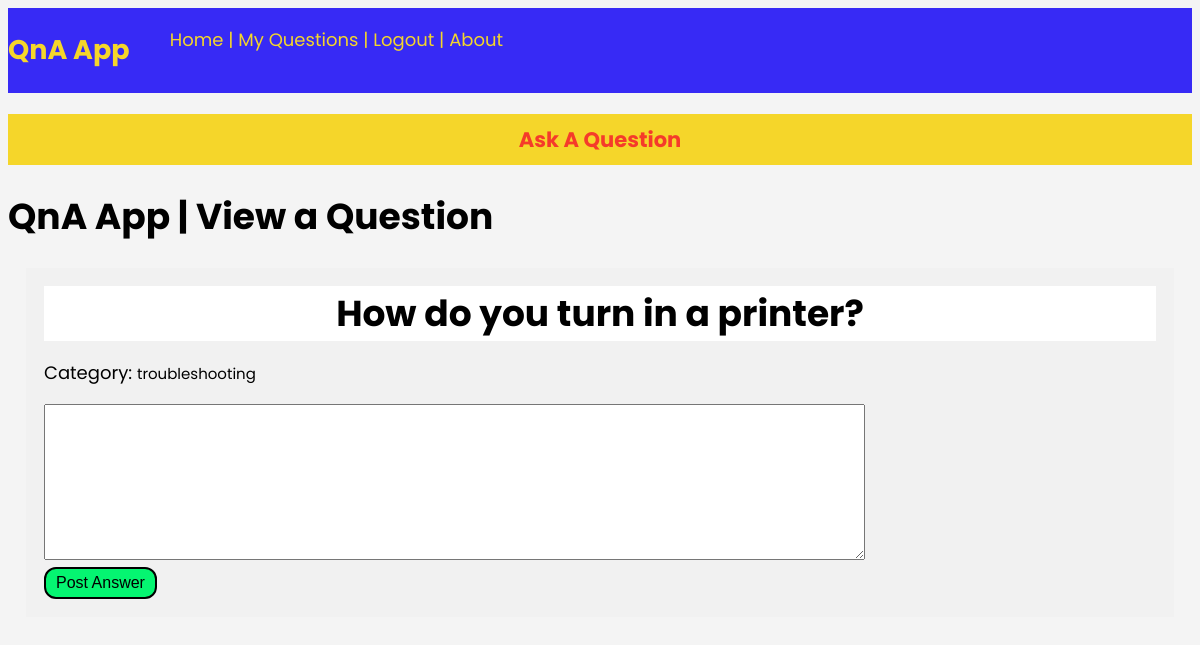
/viewaquestion/2/ (signed in), run on the app's committed database.
### models.py (models this page shows)
class Question(db.Model):
    id = db.Column(db.Integer, primary_key = True)
    question_text = db.Column(db.Text, nullable = False)
    category = db.Column(db.String(20), nullable = False)
    asked_by_id = db.Column(db.Integer, db.ForeignKey('user.id'))
    answers_to_question = db.relationship(
        'Answer',
        foreign_keys = 'Answer.for_question_id',
        backref='the_question',
        lazy=True
    )

### app.py (the view, shortened to what this page needs)
@app.route('/viewaquestion/<int:question_id>/', methods=['GET' , 'POST'])
@login_required
def view(question_id):
    question = Question.query.filter_by(id=question_id).first()
    return render_template('view.html', question=question)

### app.py (called while the page is built)
@login_manager.user_loader
def load_user(user_id):
    return User.query.get(user_id)

### templates/view.html (shortened to what this page needs)
{% extends "base.html" %}
{% block content %}
<h1>QnA App | View a Question</h1>
<div class="container-question">
  <h1><center>{{ question.question_text }}</center></h1>
  <p>Category: <small>{{ question.category }}</small></p>
      <form action="{{ url_for('view', question_id=question.id) }}" method="post">
        <textarea name="answerText" cols="100%" rows="10"></textarea>
        <br />
        <button type="submit">Post Answer</button>
      </form>
    </div>
  </body>
</html>
{% endblock %}

### static/css/style.css (style rules this page uses)
body { background-color: #f4f4f4; font-family: "Poppins", sans-serif; font-size: 18px; }
.container-question { background-color: #f1f1f1; margin: 1em; padding: 1em; }
.container-question h1 { background-color: #fff; margin: auto; }
.container-question button { background-color: #05f571; border-radius: 12px; border: 2px black solid; color: black; font-size: 16px; padding: 5px 10px 5px 10px; }

### data on the page
Question: question_text "How do you turn in a printer?", category "troubleshooting"
